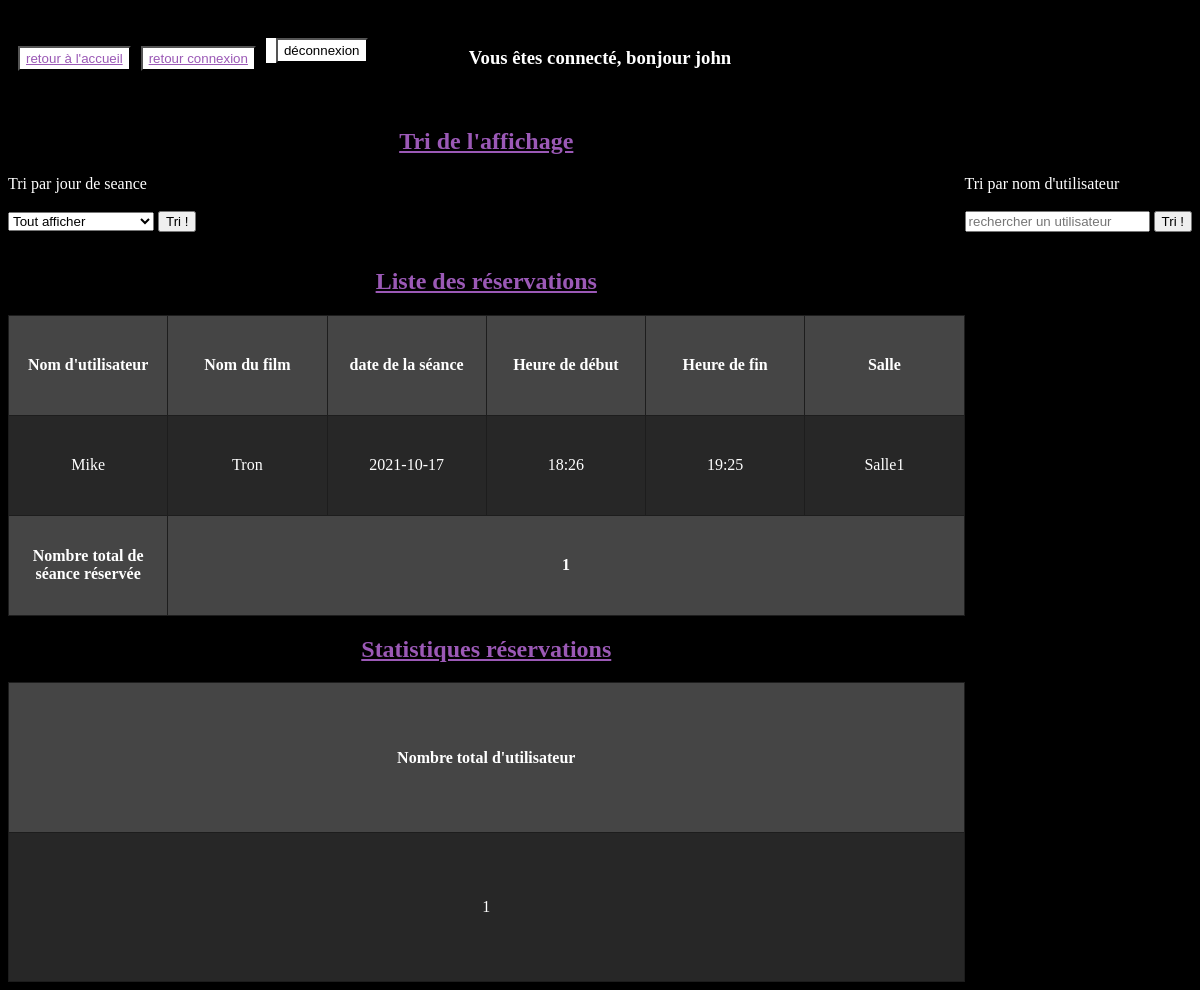
The page /POUBELLE/exploration_reservation_client.php (signed in) on the database its author committed.
### tables this page shows
CREATE TABLE reservation_client (
  `Id` int(11) NOT NULL,
  `username` varchar(250) NOT NULL,
  `password` varchar(250) NOT NULL,
  `FilmName` varchar(250) NOT NULL,
  `DateSeanceBegin` datetime DEFAULT NULL,
  `DateSeanceEnd` datetime DEFAULT NULL,
  `SalleName` varchar(250) DEFAULT NULL
);

### POUBELLE/exploration_reservation_client.php (the view, shortened to what this page needs)
<html lang="fr">
<head>
</head>
<body>
<?php $n=0; ?>
<?php require_once 'tri_reservation.php'; ?>
  <h2 class="ligne2">Tri de l'affichage</h2>
<nav>
<button name="accueil"><a href="../../../index.php">retour à l'accueil</a></button>
<button name="connexion"><a href="connexion/connexion_admin_principal.php">retour connexion</a></button>
<form><button name="deconnexion" type="submit" onclick='window.location.reload(false)'>déconnexion</button></form>
</nav>
<?php
$pdo_kinepolise = new PDO('mysql:host=localhost;dbname=kinepolise', 'root', '');
  foreach ($pdo_kinepolise->query('SELECT * FROM password WHERE Id= "1"', PDO::FETCH_ASSOC) as $dataConnexion) {
  $username= $dataConnexion['username'];
  $password= $dataConnexion['password'];
};
$pdo_kinepolise_administrateur = new PDO('mysql:host=localhost;dbname=kinepolise_administrateur', 'root', '');
  foreach ($pdo_kinepolise_administrateur->query('SELECT * FROM password WHERE Id= "1"', PDO::FETCH_ASSOC) as $adminConnexion) {};
?>
<?php
if ((($_SESSION['username'] == $dataConnexion['username']  && $_SESSION['password'] == $dataConnexion['password']) || ($_SESSION['username'] == $adminConnexion['username']  && $_SESSION['password'] == $adminConnexion['password']) )) {
  echo sprintf("<nav class=center><h3>Vous êtes connecté, bonjour %s <h3/></nav>", $_SESSION['username']) . PHP_EOL;
?>
    <h2 class="ligne4 center">Liste des réservations</h2>
        <table class="ligne5">
        <tr class="thead">
            <td>Nom d'utilisateur</td>
        <td>Nom du film</td>
        <td>date de la séance</td>
        <td>Heure de début</td>
        <td>Heure de fin</td>
        <td>Salle</td>
</tr>
        <?php
        $pdo_kinepolise_client= new PDO('mysql:host=localhost;dbname=kinepolise_client', 'root', '');
    foreach ($pdo_kinepolise_client->query(' SELECT * FROM reservation_client ', PDO::FETCH_ASSOC) as $seance) {
      $dateSeanceBegin = new DateTime($seance['DateSeanceBegin']);
      $DateSeanceEnd = new DateTime($seance['DateSeanceEnd']);
            ?>
        <tr class=<?php echo $seance['FilmName']?>>
        <td><?php echo $seance['username'];?></td>
        <td><?php echo $seance['FilmName'];?></td>
        <td id="Colonne3"><?php echo $dateSeanceBegin->format('Y-m-d');?><br/></td>
        <td id="Colonne4"><?php echo $dateSeanceBegin->format('H:i');?><br/></td>
        <td id="Colonne5"><?php echo $DateSeanceEnd->format('H:i');?></td>
        <td id="Colonne6"><?php echo $seance['SalleName'];?></br></td>
        </tr>
        <?php
        $n+= 1;
      };
      ?>
              <tr class= "thead">
        <td>Nombre total de séance réservée</td><td colspan="5"><?php echo $n;?></td>
    </tr>
    </table>
    <h2 class="ligne6 center">Statistiques réservations</h2>
        <table class="ligne7">
        <tr class="thead">
        <td>Nombre total d'utilisateur</td>
</tr>
        <tr class=<?php echo $seance['FilmName']?>>
      <td><?php echo $n;?></td>
    </table>
    </body>
<?php }; ?>

### POUBELLE/exploration_reservation_client.php (style rules this page uses)
a, h2 { color:rgb(155, 89, 182); text-align: center; text-decoration: underline; }
body { font-family: Calibri, serif; display: grid; grid-template-columns: 1fr; grid-template-rows:100px 1fr 1fr 1fr 1fr 1fr 1fr 1fr; background-color: black; color: white; }
table td { border: 1px solid rgba(29, 29, 29); padding: 1rem; text-align: center; max-width: 100px; min-width: 100px; word-wrap: break-word; height: 100px; }
.thead { background-color:rgb(69, 69, 69); font-weight: bold; }
table { background-color: rgba(39, 39, 39); }
nav { grid-column: 1/3; grid-row: 1/1; display: flex; justify-content: flex-start; align-items: center; }
nav button, nav form { background-color: white; z-index: 2; height: 25px; margin-left: 10px; }
.ligne2 { grid-row: 2/2; }
.ligne4 { grid-row: 4/4; }
.ligne5 { grid-row: 5/5; }
.ligne6 { grid-row: 6/6; }
.ligne7 { grid-row: 7/7; }
.ligne5, .ligne7, .table4, .table6 { border-collapse: collapse; width: 100%; height: 300px; background-color: rgb(39, 39, 39); }
.center { display: flex; justify-content: center; }

### rows shown on the page
reservation_client: username "Mike", FilmName "Tron", DateSeanceBegin "2021-10-17", DateSeanceBegin "18:26", DateSeanceEnd "19:25", SalleName "Salle1"

### other values the page prints
$_SESSION['username'] "john"
$n "1"
